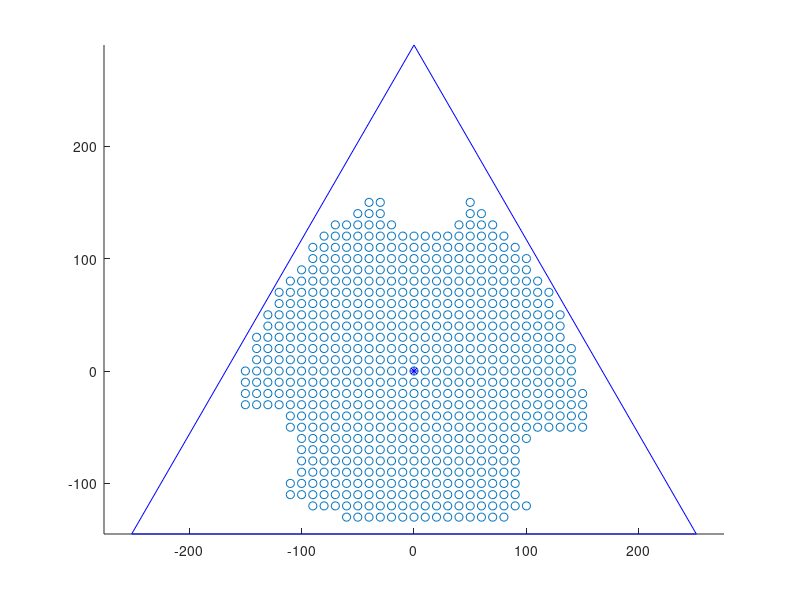

MATLAB code for this plot:
%the basic data of the platform and base.
Rbase=290;
Rplat=130;
Sa=170;
L=130;

% Set orientation of the platform: a
a=input('input an angle a: ');

%Calculating the coordinates of the base's vertices
Base=zeros(2,3);
for i=1:3
    Base(1,i)=-Rbase*cos((210+120*(i-1))*(pi()/180));
    Base(2,i)=-Rbase*sin((210+120*(i-1))*(pi()/180));
end

resolution=10; 

limit=150;

%Just filling up our equations which are used in the Part2a with zeros.
Xc=-limit:resolution:limit;
Yc=-limit:resolution:limit;
Plat=zeros(2,3);
e1=zeros(1,3);
e2=zeros(1,3);
e3=zeros(1,3);
t=zeros(1,3);
theta=zeros(1,3);
PB2PP=zeros(2,3);
n=1;
points=zeros(2,2*limit);

%This for loop calculates the angles for each possible centre position of platform. 
for j=1:length(Xc)
    for k=1:length(Yc)
        for i=1:3 
            Plat(1,i)=-Rplat*cos((30+a+120*(i-1))*(pi()/180))+Xc(j);
            Plat(2,i)=-Rplat*sin((30+a+120*(i-1))*(pi()/180))+Yc(k);
            PB2PP(1,i)=Base(1,i)+Plat(1,i);
            PB2PP(2,i)=Base(2,i)+Plat(2,i);
            e1(i)=-2*PB2PP(2,i)*Sa;
            e2(i)=-2*PB2PP(1,i)*Sa;
            e3(i)=(PB2PP(1,i))^2+(PB2PP(2,i))^2+Sa^2-L^2;
            t(i)=(-e1(i)-sqrt((e1(i))^2+(e2(i))^2-(e3(i))^2))/(e3(i)-e2(i));
            theta(i)=2*atan(t(i));
        end
        if isreal(theta)==1 
            points(1,n)=Xc(j);
            points(2,n)=Yc(k);
            n=n+1;
        end
    end
end

PhiY=zeros(3,3);
DetY=zeros(1,3);
PhiZ=zeros(3,3);
DetZ=zeros(1,3);

% plot 
base=[-Base(1,:) -Base(1,1);-Base(2,:) -Base(2,1)];
if points==0
else
    scatter(points(1,:),points(2,:),'r.');
    hold on;
end
line(base(1,:),base(2,:), 'Color', 'blue');
plot(0,0,'blue*');
axis equal;